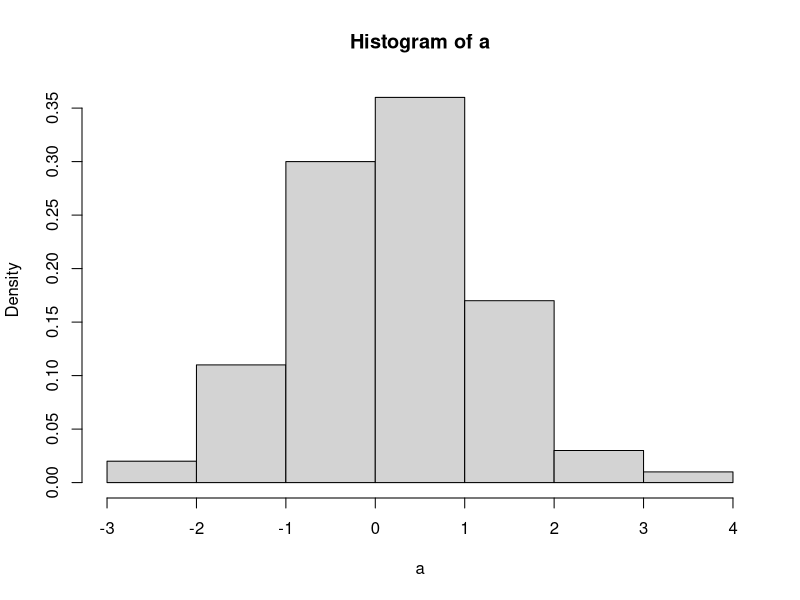
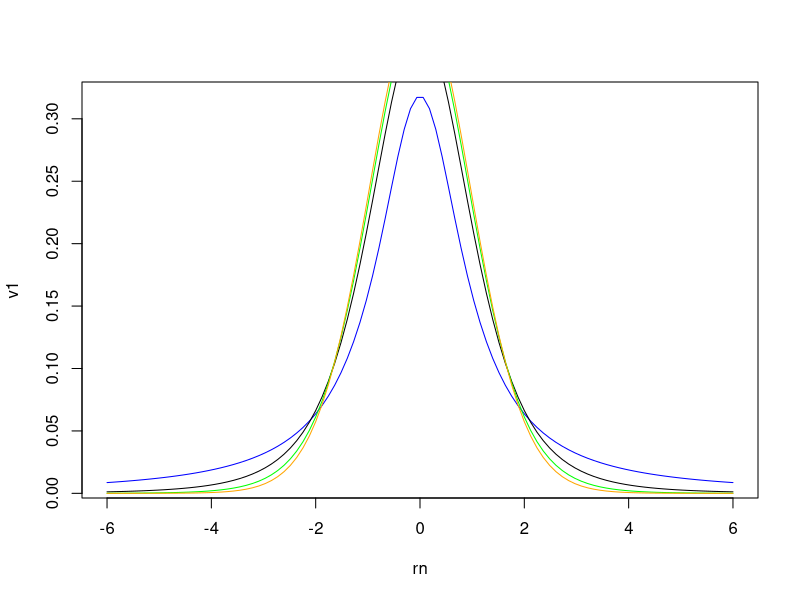
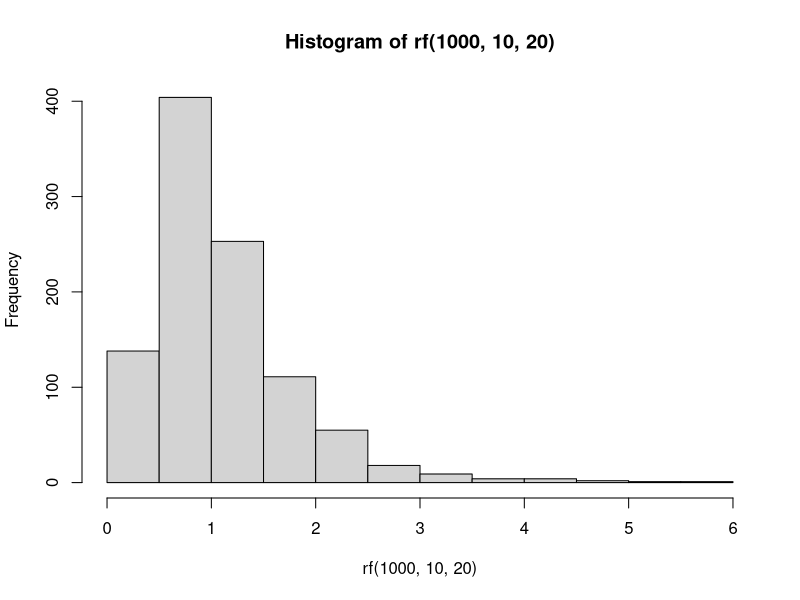

Reproduce these figures in R, in order.
#q1
n <- 100
df <- n - 1
a<-rt(n, df)
print(a)
hist(a, breaks = 'Scott', freq = FALSE)
#q2
a<-rchisq(100, 2) 
print(a)
b<-rchisq(100, 10) 
print(b)
#q3
rn<-seq(from = -6, to = 6, length.out = 100)
print(rn)
v1<-c()
v2<-c()
v3<-c()
v4<-c()
?dt
for (x in 1:100) {
  ans1<-dt(rn[x],1)
  v1<-append(ans1,v1)
  ans2<-dt(rn[x],4)
  v2<-append(ans2,v2)
  ans3<-dt(rn[x],10)
  v3<-append(ans3,v3)
  ans4<-dt(rn[x],25)
  v4<-append(ans4,v4)
}
plot(rn,v1,col="blue",type="l")
lines(rn,v2,col="black",type="l")
lines(rn,v3,col="green",type="l")
lines(rn,v4,col="orange",type="l")
#q4
print(qf(0.95,10,20))
print(pf(1.5,10,20,lower.tail = TRUE))
print(pf(1.5,10,20,lower.tail = FALSE))
q=c(0.25,0.5,0.75,0.999)
for (i in q)
{
  print(qf(i,10,20))
}
hist(rf(1000,10,20))
